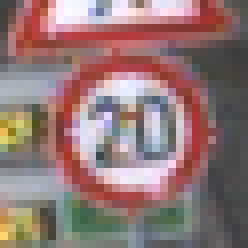
#> input picture data/Train/0/00000_00000_00005.png, 31 x 31 px (shown 8 times larger); its folder holds only this picture in this run
$ jupyter execute --allow-errors gtsrb_notebook.ipynb
#> lines starting #> are read from the running program, lines starting #| are printed output that depends on the picture
# Feature Extraction

[cell 1]
import os
import random
import numpy as np
import skimage as ski

# Path to the Train and Test folders
train_folder = 'data/Train'


# Dictionary to store HOG features for each class
hog_features = dict()

# Go through each class folder in the Train directory
for class_folder in os.listdir(train_folder):
    class_path = os.path.join(train_folder, class_folder)

    if os.path.isdir(class_path):
        image_files = [f for f in os.listdir(class_path) if f.endswith('.png')]
        selected_images = random.sample(image_files, min(100, len(image_files)))

        class_hog_features = list()

        for image_file in selected_images:
            image_path = os.path.join(class_path, image_file)

            image = ski.io.imread(image_path, as_gray=True)
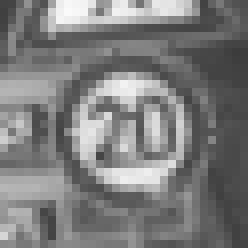
#> image: shape (31, 31) float64 (shown 8 times larger); min 0.237, max 0.983, mean 0.49
            resized_image = ski.transform.resize(image, (32,32), anti_aliasing=True)
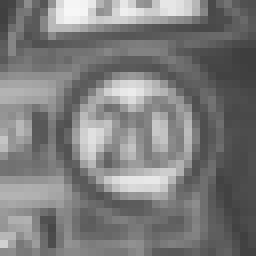
#> resized_image: shape (32, 32) float64 (shown 8 times larger); min 0.243, max 0.974, mean 0.49

            hog_feature = ski.feature.hog(resized_image)
#> hog_feature = 324 values, max 0.232 at index 84, min 0 at index 320, mean 0.0862

            class_hog_features.append(hog_feature)

            hog_features[class_folder] = class_hog_features
#> pass 2 of the loop `for class_folder in os.listdir(train_folder):`:
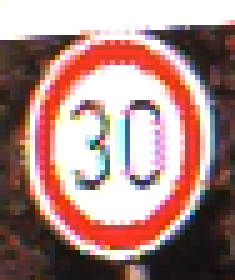
#> input picture data/Train/1/00001_00006_00009.png, 47 x 56 px (shown 5 times larger)
#> `image = ski.io.imread(image_path, as_gray=True)`:
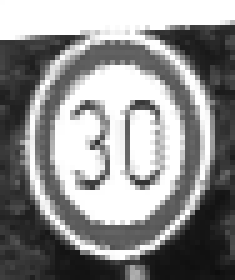
#> image: shape (56, 47) float64 (shown 5 times larger); min 0.0535, max 1, mean 0.563
#> `resized_image = ski.transform.resize(image, (32,32), anti_aliasing=True)`:
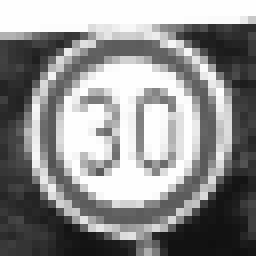
#> resized_image: shape (32, 32) float64 (shown 8 times larger); min 0.0653, max 1, mean 0.564
#> hog_feature = 324 values, max 0.243 at index 162, min 0 at index 6, mean 0.0794

# Model Training

[cell 2]
import pandas as pd

training_set = pd.DataFrame()

for label in hog_features.keys():
    class_df = pd.DataFrame(hog_features[label])
    class_df['label'] = int(label)
    training_set = pd.concat([training_set, class_df], axis='index', ignore_index=True)
#> this loop made 2 passes
#> (label, training_set) on passes 1 to 2: ('0', table of 1 rows and 325 columns), ('1', table of 2 rows and 325 columns)

training_set.shape
#> Out = (2, 325)

To show the concept, we will use a SVM as our classifier

[cell 3]
from sklearn import svm
from sklearn.model_selection import GridSearchCV, train_test_split
from sklearn import metrics

X = training_set.iloc[:,0:-1].copy()
#> X = table of 2 rows and 324 columns
Y = training_set.iloc[:,-1]

X_train, X_val, Y_train, Y_val = train_test_split(X, Y, test_size=0.2, random_state=42)
#> X_train = table of 1 rows and 324 columns; X_val = table of 1 rows and 324 columns

# Train a classifier based on the collected data and use grid search for hyperparameter tuning
param_grid = {
    'C': [0.1, 1, 10],
    'gamma': [0.01, 0.1, 1],
    'kernel': ['linear', 'rbf']
}

grid_search = GridSearchCV(svm.SVC(), param_grid, cv=5)
#> (the rest of this cell did not finish here and is left out)
